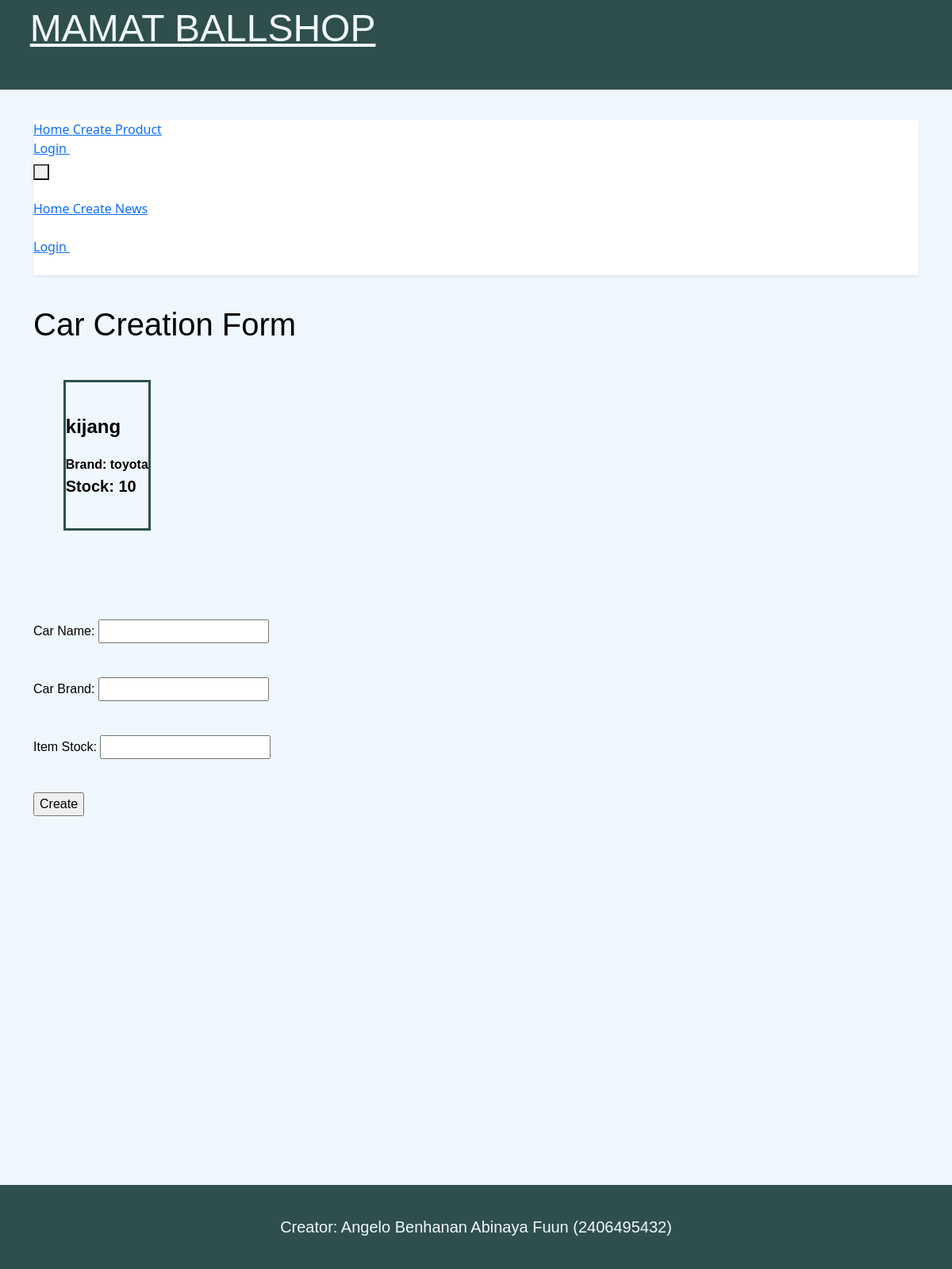
/create_car/, run on an earlier commit of the app's database.
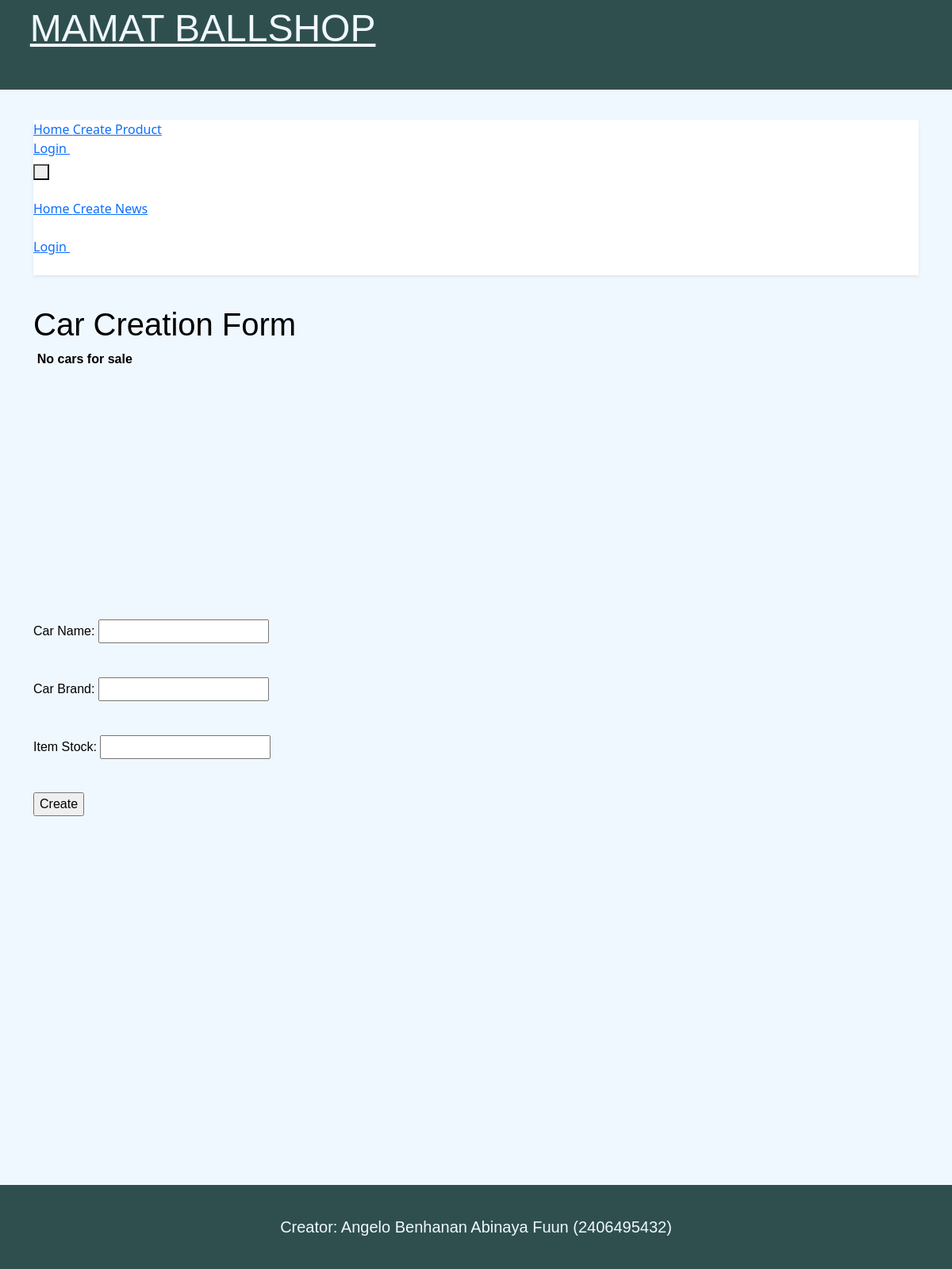
And on a later commit of the database.
### main/models.py (models this page shows, shortened)
class Car(models.Model):
    name = models.CharField(max_length=255, default="", editable=False)
    brand = models.CharField(max_length=255, default="", editable=False)
    stock = models.IntegerField(editable=True)

### main/views.py (the view)
# urls.py: path("create_car/", views.createCar, name="create_car"),
def createCar(request):
    carList = Car.objects.all()
    if request.method == "POST":
        creationForm = CarCreationForm(request.POST)
        if (creationForm.is_valid()):
            name = creationForm.cleaned_data["name"]
            brand = creationForm.cleaned_data["brand"]
            stock = creationForm.cleaned_data["stock"]
            newCar = Car(name = name, brand = brand, stock = stock)
            newCar.save()
            return render(request, "CarCreationPage.html", {"carList": carList, "creationForm": creationForm})
    else:
        creationForm = CarCreationForm()
    return render(request, "CarCreationPage.html", {"carList": carList, "creationForm": creationForm})

### main/forms.py
class CarCreationForm(forms.Form):
    name = forms.CharField(max_length=255)
    brand = forms.CharField(max_length=255)
    stock = forms.IntegerField()

### main/templates/CarCreationPage.html (shortened to what this page needs)
{% extends "base.html" %}
{% load static %}
{% block content %}
    <div class = "details">
        <h1 style = "font-size: 250%;">
            Car Creation Form
        </h1>
        <div style = "min-height: 7cm;">
        {% if carList %}
            {% for car in carList %}
                <div class = "itemDisplay">
                    <b class = "itemDetail" >
                        <div style = "font-size: 150%; color: black; margin-bottom: 0.5cm;">
                            {{ car.name }}
                        </div>
                        <div style = "font-size: 100%; color: black; margin-top: 0.5cm;">
                            Brand: {{ car.brand }}
                        </div>
                        <div style = "font-size: 125%; color: black;">
                            Stock: {{ car.stock }}
                        </div>
                    </b>
                </div>
            {% endfor %}
        {% else %}
            <b style = "color:black; font-family: Verdana, Geneva, Tahoma, sans-serif; text-align: left; padding: 0.125cm; padding-top: 1cm; font-size: 100%;">
                No cars for sale
            </b>
        {% endif %}
    </div>
        <form method = "POST" style = "font-size: 100%;">
            <div style = "padding-top: 2cm; padding-bottom: 1cm;">
                <label>
                    Car Name:
                </label>
                {{ creationForm.name }}
            </div>
            <div style = "padding-bottom: 1cm;">
                <label>
                    Car Brand:
                </label>
                {{ creationForm.brand }}
            </div>
            <div style = "padding-bottom: 1cm;">
                <label>
                    Item Stock:
                </label>
                {{ creationForm.stock }}
            </div>
            <input type = "submit" value = "Create">
        </form>
    </div>
{% endblock %}

### main/templates/base.html (shortened to what this page needs)
<!DOCTYPE html>
<html lang = "en">
    <head>
        <link rel = "stylesheet" href = "https://stackpath.bootstrapcdn.com/bootstrap/4.3.1/css/bootstrap.min.css"  rel = "stylesheet" />
        <link href="https://cdn.jsdelivr.net/npm/bootstrap@5.3.2/dist/css/bootstrap.min.css" rel="stylesheet">
    </head>
    <header>
        <div>
            <a href = "{% url "homepage" %}" style = "font-size: 300%; font-family:'Gill Sans', 'Gill Sans MT', Calibri, 'Trebuchet MS', sans-serif; text-align: left; color: aliceblue; padding-left: 1cm;">
                MAMAT BALLSHOP
            </a>
        </div>
    </header>
    <body>
        <div class = "container">
            {% include 'navbar.html' %}
        </div>
        <div class = "container">
            {% block content %} {% endblock %}
        </div>
    </body>
    <footer>
        <div style = "margin: 1cm;">
            <p style = "color:aliceblue; font-family:'Gill Sans', 'Gill Sans MT', Calibri, 'Trebuchet MS', sans-serif; text-align: center; font-size:125%;">
                Creator: Angelo Benhanan Abinaya Fuun (2406495432)
            </p>
        </div>
    </footer>
</html>

### main/templates/navbar.html (shortened to what this page needs)
<nav class="fixed top-0 left-0 w-full bg-white border-b border-gray-200 shadow-sm z-50">
    <div class="max-w-7xl mx-auto px-6 lg:px-8">
      <div class="flex items-center justify-between h-16">
        <div class="hidden md:flex items-center space-x-8">
          <a href="{% url 'homepage' %}" class="text-gray-600 hover:text-gray-900 font-medium transition-colors">
            Home
          </a>
          <a href="{% url 'createProduct' %}" class="text-gray-600 hover:text-gray-900 font-medium transition-colors">
            Create Product
          </a>
        </div>
        <div class="hidden md:flex items-center space-x-6">
          {% if user.is_authenticated %}
            <div class="text-right">
              <div class="text-sm font-medium text-gray-900">{{ name|default:user.username }}</div>
            </div>
            <a href="{% url 'logout' %}" class="text-red-600 hover:text-red-700 font-medium transition-colors">
              Logout
            </a>
          {% else %}
            <a href="{% url 'login' %}" class="text-gray-600 hover:text-gray-900 font-medium transition-colors">
              Login
            </a>
            <a href="{% url 'register' %}" class="bg-green-600 hover:bg-green-700 text-white px-4 py-2 rounded font-medium transition-colors">
            </a>
          {% endif %}
        </div>
        <div class="md:hidden flex items-center">
          <button class="mobile-menu-button p-2 text-gray-600 hover:text-gray-900 transition-colors">
          </button>
        </div>
      </div>
    </div>
    <div class="mobile-menu hidden md:hidden bg-white border-t border-gray-200">
      <div class="px-6 py-4 space-y-4">
        <div class="space-y-1">
          <a href="{% url 'homepage' %}" class="block text-gray-600 hover:text-gray-900 font-medium py-3 transition-colors">
            Home
          </a>
          <a href="{% url 'createProduct' %}" class="block text-gray-600 hover:text-gray-900 font-medium py-3 transition-colors">
            Create News
          </a>
        </div>
        <div class="border-t border-gray-200 pt-4">
          {% if user.is_authenticated %}
            <div class="mb-4">
              <div class="font-medium text-gray-900">{{ name|default:user.username }}</div>
            </div>
            <a href="{% url 'logout' %}" class="block text-red-600 hover:text-red-700 font-medium py-3 transition-colors">
              Logout
            </a>
          {% else %}
            <div class="space-y-3">
              <a href="{% url 'login' %}" class="block text-gray-600 hover:text-gray-900 font-medium py-3 transition-colors">
                Login
              </a>
              <a href="{% url 'register' %}" class="block bg-green-600 hover:bg-green-700 text-white font-medium py-3 px-4 rounded text-center transition-colors">
              </a>
            </div>
          {% endif %}
        </div>
      </div>
    </div>
  </nav>

What changed in the data, as far as the page shows it:
removed Car: name "kijang", brand "toyota", stock "10"
Also different on the page:
text now shown: "No cars for sale"
